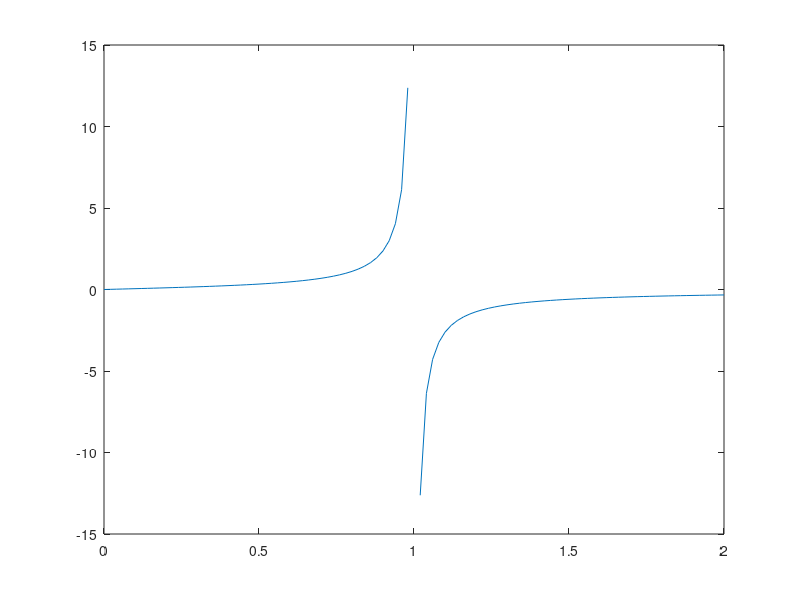

This figure's MATLAB source:
clear;
clf;

f=@(w,c) c.*w./(1-w.^2);
i=0:100;
w=i/50;

kfig=rot90([w,f(w,0.5)],-1);
kkk=fopen("figAtan.txt","w");

fdisp(kkk,kfig);
fclose(kkk);

plot(w,f(w,0.5));
